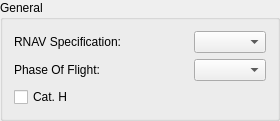
    <widget class="QGroupBox" name="gbGeneral">
     <property name="sizePolicy">
      <sizepolicy hsizetype="Preferred" vsizetype="Fixed">
       <horstretch>0</horstretch>
       <verstretch>0</verstretch>
      </sizepolicy>
     </property>
     <property name="title">
      <string>General</string>
     </property>
     <layout class="QVBoxLayout" name="vl_gbGeneral">
      <item>
       <widget class="QFrame" name="frameRnavSpecification">
        <property name="frameShape">
         <enum>QFrame::NoFrame</enum>
        </property>
        <property name="frameShadow">
         <enum>QFrame::Raised</enum>
        </property>
        <layout class="QHBoxLayout" name="hLayoutRnavSpecification">
         <property name="spacing">
          <number>0</number>
         </property>
         <property name="margin">
          <number>0</number>
         </property>
         <item>
          <widget class="QLabel" name="label_67">
           <property name="minimumSize">
            <size>
             <width>180</width>
             <height>0</height>
            </size>
           </property>
           <property name="maximumSize">
            <size>
             <width>180</width>
             <height>16777215</height>
            </size>
           </property>
           <property name="font">
            <font>
             <weight>50</weight>
             <bold>false</bold>
            </font>
           </property>
           <property name="text">
            <string>RNAV Specification:</string>
           </property>
          </widget>
         </item>
         <item>
          <widget class="QComboBox" name="cmbRnavSpecification">
           <property name="sizePolicy">
            <sizepolicy hsizetype="Expanding" vsizetype="Fixed">
             <horstretch>0</horstretch>
             <verstretch>0</verstretch>
            </sizepolicy>
           </property>
           <property name="minimumSize">
            <size>
             <width>72</width>
             <height>0</height>
            </size>
           </property>
           <property name="font">
            <font>
             <weight>50</weight>
             <bold>false</bold>
            </font>
           </property>
          </widget>
         </item>
        </layout>
       </widget>
      </item>
      <item>
       <widget class="QFrame" name="framePhaseOfFlight">
        <property name="frameShape">
         <enum>QFrame::NoFrame</enum>
        </property>
        <property name="frameShadow">
         <enum>QFrame::Raised</enum>
        </property>
        <layout class="QHBoxLayout" name="hLayoutPhaseOfFlight">
         <property name="spacing">
          <number>0</number>
         </property>
         <property name="margin">
          <number>0</number>
         </property>
         <item>
          <widget class="QLabel" name="label_69">
           <property name="minimumSize">
            <size>
             <width>180</width>
             <height>0</height>
            </size>
           </property>
           <property name="maximumSize">
            <size>
             <width>180</width>
             <height>16777215</height>
            </size>
           </property>
           <property name="font">
            <font>
             <weight>50</weight>
             <bold>false</bold>
            </font>
           </property>
           <property name="text">
            <string>Phase Of Flight:</string>
           </property>
          </widget>
         </item>
         <item>
          <widget class="QComboBox" name="cmbPhaseOfFlight">
           <property name="sizePolicy">
            <sizepolicy hsizetype="Expanding" vsizetype="Fixed">
             <horstretch>0</horstretch>
             <verstretch>0</verstretch>
            </sizepolicy>
           </property>
           <property name="minimumSize">
            <size>
             <width>72</width>
             <height>0</height>
            </size>
           </property>
           <property name="font">
            <font>
             <weight>50</weight>
             <bold>false</bold>
            </font>
           </property>
          </widget>
         </item>
        </layout>
       </widget>
      </item>
      <item>
       <widget class="QCheckBox" name="chbCatH">
        <property name="font">
         <font>
          <weight>50</weight>
          <bold>false</bold>
         </font>
        </property>
        <property name="text">
         <string>Cat. H</string>
        </property>
       </widget>
      </item>
     </layout>
    </widget>
